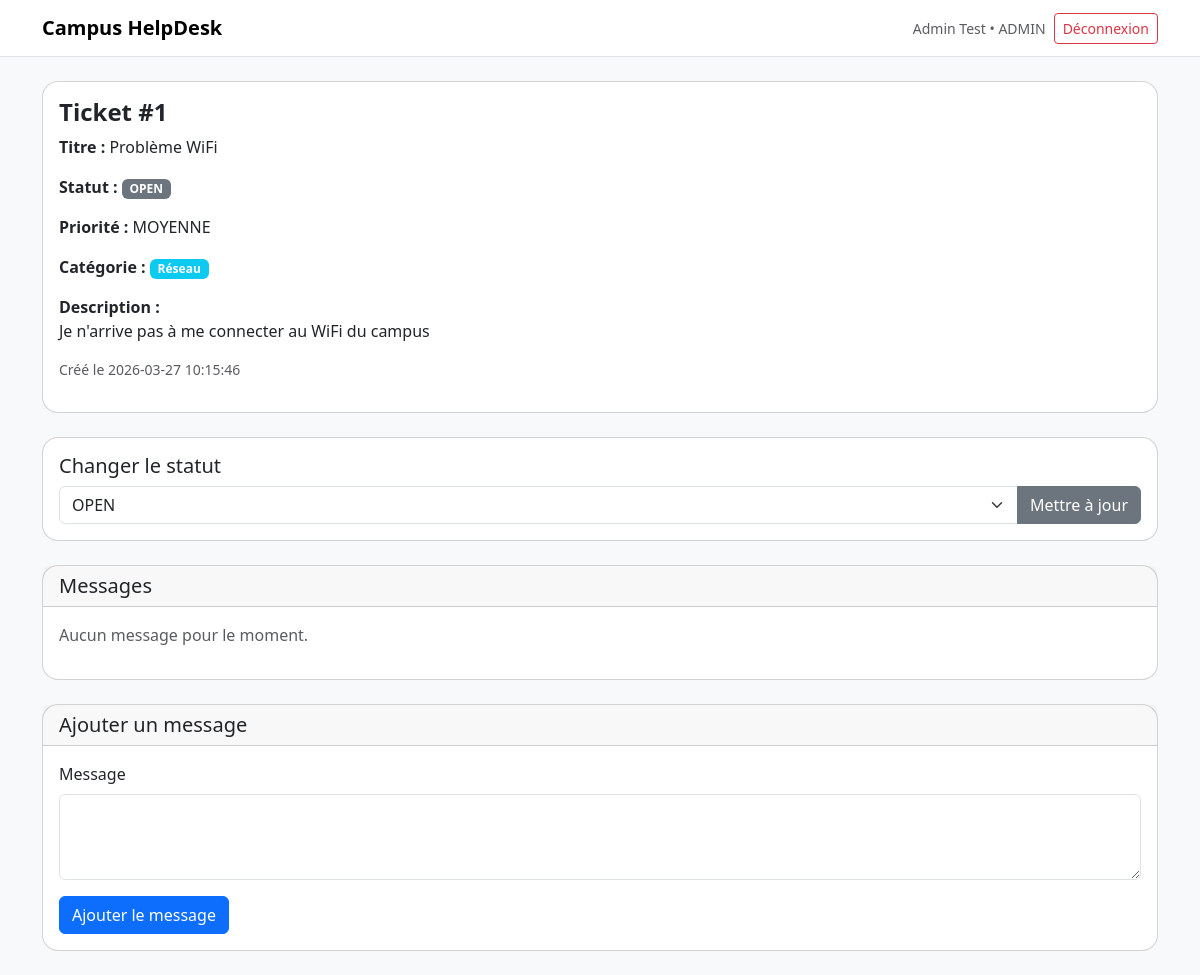
Screenshot of /public/index.php?route=ticket&id=1 (signed in) with the database file from the repository.
### tables this page shows
CREATE TABLE tickets (
  id INT AUTO_INCREMENT PRIMARY KEY,
  titre VARCHAR(255) NOT NULL,
  description TEXT NOT NULL,
  categorie_id INT NOT NULL,
  priorite ENUM('FAIBLE','MOYENNE','ELEVE') NOT NULL DEFAULT 'MOYENNE',
  statut ENUM('OPEN','IN_PROGRESS','RESOLVED','CLOSED') NOT NULL DEFAULT 'OPEN',
  auteur_id INT NOT NULL,
  technicien_id INT DEFAULT NULL,
  created_at DATETIME NOT NULL DEFAULT CURRENT_TIMESTAMP,
  updated_at DATETIME NOT NULL DEFAULT CURRENT_TIMESTAMP ON UPDATE CURRENT_TIMESTAMP,
  FOREIGN KEY (categorie_id) REFERENCES categories(id),
  FOREIGN KEY (auteur_id) REFERENCES utilisateurs(id),
  FOREIGN KEY (technicien_id) REFERENCES utilisateurs(id)
);

CREATE TABLE categories (
  id INT AUTO_INCREMENT PRIMARY KEY,
  nom VARCHAR(100) NOT NULL UNIQUE,
  description TEXT,
  created_at DATETIME NOT NULL DEFAULT CURRENT_TIMESTAMP,
  updated_at DATETIME NOT NULL DEFAULT CURRENT_TIMESTAMP ON UPDATE CURRENT_TIMESTAMP
);

### app/controllers/TicketController.php (called while the page is built, shortened)
<?php
require_once __DIR__ . '/../models/TicketModel.php';
class TicketController {
  public function show() {
    $u = Auth::user();
    $id = isset($_GET['id']) ? intval($_GET['id']) : 0;
    $ticket = null;
    $messages = [];
    $error = null;
    try {
      $ticket = (new TicketModel())->find($id);
      if ($ticket) {
        if ($u['role'] === 'ETUDIANT' && $ticket['auteur_id'] != $u['id']) {
          $ticket = null;
        } else {
          $messages = MessageModel::findByTicketId($id);
        }
      }
    } catch (Exception $e) {
      $ticket = null;
    }
    View::render('tickets/show', ['title' => 'Ticket ' . $id, 'ticket' => $ticket, 'messages' => $messages, 'error' => $error, 'user' => $u]);
  }
}

### app/core/Database.php (called while the page is built)
<?php
class Database {
  private static $pdo = null;
  public static function pdo() {
    if (self::$pdo === null) {
      $dsn = 'mysql:host=127.0.0.1;dbname=campus_helpdesk;charset=utf8mb4';
      self::$pdo = new PDO($dsn, 'root', 'root', array(
        PDO::ATTR_ERRMODE => PDO::ERRMODE_EXCEPTION,
        PDO::ATTR_DEFAULT_FETCH_MODE => PDO::FETCH_ASSOC,
        PDO::ATTR_EMULATE_PREPARES => false,
      ));
    }
    return self::$pdo;
  }
}

### app/models/TicketModel.php (called while the page is built, shortened)
<?php
require_once __DIR__ . '/../core/Database.php';
class TicketModel {
  public function find($id) {
    $stmt = Database::pdo()->prepare('SELECT t.*, c.nom as categorie_nom FROM tickets t LEFT JOIN categories c ON t.categorie_id = c.id WHERE t.id = :id');
    $stmt->execute(array('id' => $id));
    $t = $stmt->fetch();
    return $t ? $t : null;
  }
}

### public/index.php (called while the page is built, shortened)
<?php
require_once __DIR__ . '/../app/controllers/TicketController.php';
$route = isset($_GET['route']) ? $_GET['route'] : '';
Router::dispatch($route);

### app/core/View.php (called while the page is built, shortened)
<?php
class View {
  public static function render($view, $data = array()) {
    require __DIR__ . '/../views/layouts/main.php';
  }
}

### app/views/tickets/show.php (the view, shortened to what this page needs)
<?php if ($ticket): ?>
  <div class="card mb-4">
    <div class="card-body">
      <h1 class="h4 fw-bold">Ticket #<?php echo intval($ticket['id']); ?></h1>
      <p><strong>Titre :</strong> <?php echo htmlspecialchars($ticket['titre']); ?></p>
      <p><strong>Statut :</strong> <span class="badge bg-secondary"><?php echo htmlspecialchars($ticket['statut']); ?></span></p>
      <p><strong>Priorité :</strong> <?php echo htmlspecialchars($ticket['priorite']); ?></p>
      <p><strong>Catégorie :</strong>
        <span class="badge bg-info"><?php echo htmlspecialchars($ticket['categorie_nom'] ?? 'N/A'); ?></span>
      </p>
      <p><strong>Description :</strong><br><?php echo nl2br(htmlspecialchars($ticket['description'])); ?></p>
      <p class="text-muted small">Créé le <?php echo htmlspecialchars($ticket['created_at']); ?></p>
    </div>
  </div>
  <?php if (isset($user) && ($user['role'] === 'TECH' || $user['role'] === 'ADMIN')): ?>
  <div class="card mb-4">
    <div class="card-body">
      <h5>Changer le statut</h5>
      <form method="post" action="index.php?route=ticket&id=<?php echo intval($ticket['id']); ?>">
        <div class="input-group">
          <select name="change_statut" class="form-select">
            <option value="OPEN" <?php echo ($ticket['statut'] === 'OPEN') ? 'selected' : ''; ?>>OPEN</option>
          </select>
          <button class="btn btn-secondary" type="submit">Mettre à jour</button>
        </div>
      </form>
    </div>
  </div>
  <?php endif; ?>
  <div class="card mb-4">
    <div class="card-header">
      <h5 class="mb-0">Messages</h5>
    </div>
    <div class="card-body">
      <?php if (empty($messages)): ?>
        <p class="text-muted">Aucun message pour le moment.</p>
      <?php endif; ?>
    </div>
  </div>
  <div class="card">
    <div class="card-header">
      <h5 class="mb-0">Ajouter un message</h5>
    </div>
    <div class="card-body">
      <form method="post" action="index.php?route=ticket&id=<?php echo intval($ticket['id']); ?>">
        <div class="mb-3">
          <label class="form-label">Message</label>
          <textarea name="contenu" class="form-control" rows="3" required></textarea>
        </div>
        <button class="btn btn-primary">Ajouter le message</button>
      </form>
    </div>
  </div>
<?php endif; ?>

### public/assets/css/style.css (style rules this page uses)
:root { --radius: 16px; }
.card { border-radius: var(--radius); }

### rows the page displays
tickets: id "1", titre "Problème WiFi", statut "OPEN", priorite "MOYENNE", categorie.nom "Réseau", description "Je n'arrive pas à me connecter au WiFi du campus", created_at "2026-03-27 10:15:46", change_statut "OPEN"

### other values shown
$u['nom'] "Admin Test"
$u['role'] "ADMIN"
